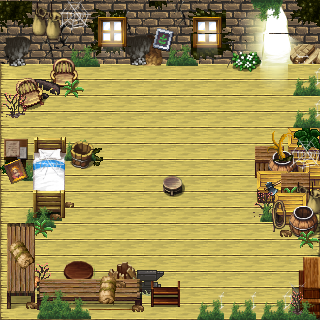

The image is a tile-based game level rendered from a .tmx file. Its description and source (layers, tilesets, objects; grid data summarised) follow:
An orthogonal 10x10 tile map with 32x32 px tiles, 3 tile layers (Capa de Patrones 1, ObjColisionables, Puerta).

<map version="1.2" tiledversion="1.2.3" orientation="orthogonal" renderorder="right-down" width="10" height="10" tilewidth="32" tileheight="32" infinite="0" nextlayerid="6" nextobjectid="1">
 <tileset firstgid="1" name="Texturas_Casa_inicio" tilewidth="32" tileheight="32" tilecount="100" columns="10">
  <image source="Casa_inicio.png" width="320" height="320" />
 </tileset>
 <layer id="1" name="Capa de Patrones 1" width="10" height="10">
  <data>[100 cells, 100 non-empty, 100 distinct tile ids]</data>
 </layer>
 <layer id="3" name="ObjColisionables" width="10" height="10">
  <data>[100 cells, 57 non-empty, 53 distinct tile ids]</data>
 </layer>
 <layer id="4" name="Puerta" width="10" height="10">
  <data>[100 cells, 1 non-empty, 1 distinct tile ids]</data>
 </layer>
</map>
